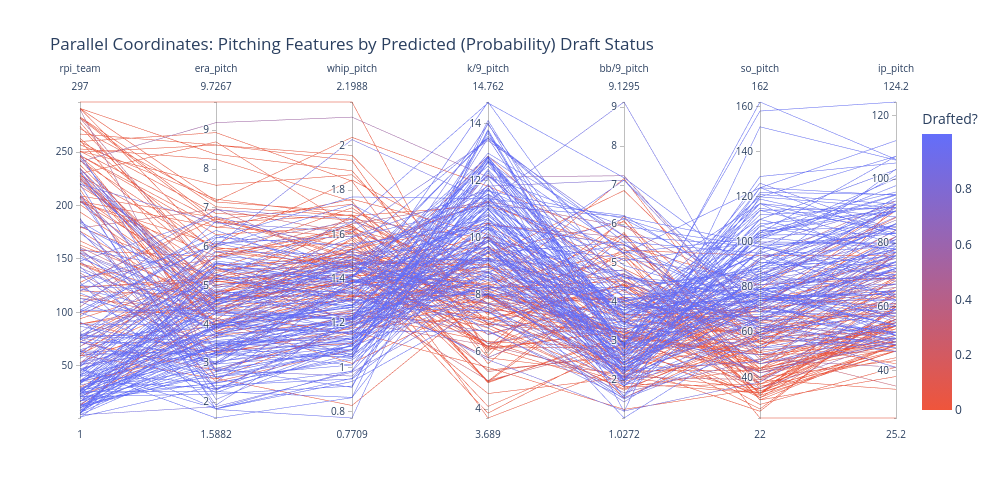

This figure's notebook cell:
### Code cell
pcp_features = ['rpi_team', 'era_pitch', 'whip_pitch', 'k/9_pitch', 'bb/9_pitch', 'so_pitch', 'ip_pitch']

# keep X_test's index/order so predictions stay paired with rows
pcp_df = X_test[pcp_features].copy()
pcp_df['Drafted?'] = np.asarray(y_proba)[:len(pcp_df)]   # positional, avoids index-alignment surprises

before = len(pcp_df)
pcp_df = pcp_df.dropna(subset=pcp_features)
print(f"Dropped {before - len(pcp_df)} rows with NaN features, {len(pcp_df)} remaining")

fig = px.parallel_coordinates(
    pcp_df,
    color='Drafted?',
    dimensions=pcp_features,
    color_continuous_scale=['#EF553B', '#636EFA'],
    title='Parallel Coordinates: Pitching Features by Predicted (Probability) Draft Status'
)
fig.update_layout(width=1000, height=500)
fig.show()

### Figure 1 — Plotly figure (JSON) as saved in the notebook; plotly's stock layout.template omitted (floating-point values rounded to 4 significant figures; data arrays with more than 128 entries replaced by an {"elided": "..."} marker saying what was removed)
{"data": [{"dimensions": [{"label": "rpi_team", "values": {"elided": "255 int values"}}, {"label": "era_pitch", "values": {"elided": "255 float values"}}, {"label": "whip_pitch", "values": {"elided": "255 float values"}}, {"label": "k/9_pitch", "values": {"elided": "255 float values"}}, {"label": "bb/9_pitch", "values": {"elided": "255 float values"}}, {"label": "so_pitch", "values": {"elided": "255 float values"}}, {"label": "ip_pitch", "values": {"elided": "255 float values"}}], "domain": {"x": [0, 1], "y": [0, 1]}, "line": {"color": {"elided": "255 float values"}, "coloraxis": "coloraxis"}, "name": "", "type": "parcoords"}], "layout": {"coloraxis": {"colorbar": {"title": {"text": "Drafted?"}}, "colorscale": [[0, "#EF553B"], [1, "#636EFA"]]}, "height": 500, "legend": {"tracegroupgap": 0}, "title": {"text": "Parallel Coordinates: Pitching Features by Predicted (Probability) Draft Status"}, "width": 1000}}
